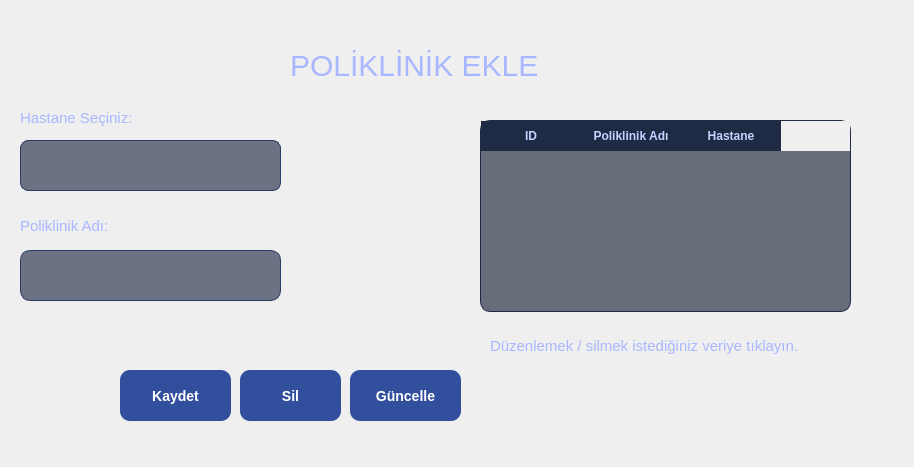
<?xml version="1.0" encoding="UTF-8"?>
<ui version="4.0">
 <class>Form</class>
 <widget class="QWidget" name="Form">
  <property name="geometry">
   <rect>
    <x>0</x>
    <y>0</y>
    <width>914</width>
    <height>467</height>
   </rect>
  </property>
  <property name="windowTitle">
   <string>Form</string>
  </property>
  <widget class="QLabel" name="label">
   <property name="geometry">
    <rect>
     <x>290</x>
     <y>30</y>
     <width>521</width>
     <height>71</height>
    </rect>
   </property>
   <property name="styleSheet">
    <string notr="true">QLabel {
    color: #a8b7ff;
    font-size: 30px;
}
</string>
   </property>
   <property name="text">
    <string>POLİKLİNİK EKLE</string>
   </property>
  </widget>
  <widget class="QComboBox" name="hastaneler_combo">
   <property name="geometry">
    <rect>
     <x>20</x>
     <y>140</y>
     <width>261</width>
     <height>51</height>
    </rect>
   </property>
   <property name="styleSheet">
    <string notr="true">/* =========================
   COMBOBOX - MODERN STİL
   ========================= */

QComboBox {
    background: rgba(20, 30, 60, 0.6);
    color: #d6e0ff;
    border: 1px solid #2a3c63;
    border-radius: 8px;
    padding: 6px 10px;
    font-size: 14px;
}

/* Üzerine gelince */
QComboBox:hover {
    border: 1px solid #4d79ff;
}

/* Seçim yaparken (focus) */
QComboBox:focus {
    border: 1px solid #6d8cff;
    background: rgba(30, 45, 90, 0.7);
}

/* Aşağı ok butonu */
QComboBox::drop-down {
    border: none;
    width: 28px;
}

/* Ok simgesi alanı */
QComboBox::down-arrow {
    image: none;
    width: 0px;
    height: 0px;
    border-left: 6px solid #a8b9ff;
    border-top: 4px solid transparent;
    border-bottom: 4px solid transparent;
    margin-right: 8px;
}

/* Açılır liste */
QComboBox QAbstractItemView {
    background-color: #0f1729;
    color: #d6e0ff;
    border: 1px solid #2a3c63;
    selection-background-color: #324f9e;
    selection-color: white;
    outline: 0;
}

</string>
   </property>
  </widget>
  <widget class="QLineEdit" name="klinik_line">
   <property name="geometry">
    <rect>
     <x>20</x>
     <y>250</y>
     <width>261</width>
     <height>51</height>
    </rect>
   </property>
   <property name="styleSheet">
    <string notr="true">QLineEdit {
    background: rgba(20, 30, 60, 0.6);
    color: #d6e0ff;
    border: 1px solid #2a3c63;
    border-radius: 10px;
    padding: 6px 10px;
    font-size: 14px;
}

/* Placeholder rengi */
QLineEdit[echoMode=&quot;0&quot;] {
    color: #9aa8d4;
}

/* Focus olduğunda */
QLineEdit:focus {
    border: 1px solid #4d79ff;
    background: rgba(30, 45, 90, 0.8);
}
</string>
   </property>
  </widget>
  <widget class="QPushButton" name="kaydet_klinik">
   <property name="geometry">
    <rect>
     <x>120</x>
     <y>370</y>
     <width>111</width>
     <height>51</height>
    </rect>
   </property>
   <property name="styleSheet">
    <string notr="true">QPushButton {
    background-color: #324f9e;
    color: white;
    border-radius: 10px;
    padding: 8px 16px;
    font-size: 14px;
    font-weight: 500;
}

QPushButton:hover {
    background-color: #3f63c8;
}

QPushButton:pressed {
    background-color: #2a3d78;
}
</string>
   </property>
   <property name="text">
    <string>Kaydet</string>
   </property>
  </widget>
  <widget class="QTableWidget" name="poliklinik_table">
   <property name="geometry">
    <rect>
     <x>480</x>
     <y>120</y>
     <width>371</width>
     <height>192</height>
    </rect>
   </property>
   <property name="styleSheet">
    <string notr="true">QTableWidget {
    background: rgba(10,20,40,0.6);
    color: #d6e0ff;
    border: 1px solid #1f2a44;
    border-radius: 10px;
    gridline-color: #2a3c63;
    font-size: 14px;
    selection-background-color: #324f9e;
    selection-color: white;
}

/* Header */
QHeaderView::section {
    background-color: #1f2a44;
    color: #c7d2ff;
    padding: 6px;
    border: none;
    font-weight: bold;
}

/* Alternating row colors */
QTableWidget::item {
    background-color: #111b31;
}

QTableWidget::item:alternate {
    background-color: #16223d;
}

/* Selected row */
QTableWidget::item:selected {
    background-color: #3f63c8;
    color: white;
}
</string>
   </property>
   <property name="alternatingRowColors">
    <bool>true</bool>
   </property>
   <column>
    <property name="text">
     <string>ID</string>
    </property>
   </column>
   <column>
    <property name="text">
     <string>Poliklinik Adı</string>
    </property>
   </column>
   <column>
    <property name="text">
     <string>Hastane</string>
    </property>
   </column>
  </widget>
  <widget class="QPushButton" name="klinik_guncelle">
   <property name="geometry">
    <rect>
     <x>350</x>
     <y>370</y>
     <width>111</width>
     <height>51</height>
    </rect>
   </property>
   <property name="styleSheet">
    <string notr="true">QPushButton {
    background-color: #324f9e;
    color: white;
    border-radius: 10px;
    padding: 8px 16px;
    font-size: 14px;
    font-weight: 500;
}

/* Hover */
QPushButton:hover {
    background-color: #3f63c8;
}

/* Basılı tutarken */
QPushButton:pressed {
    background-color: #2a3d78;
}
</string>
   </property>
   <property name="text">
    <string>Güncelle</string>
   </property>
  </widget>
  <widget class="QPushButton" name="klinik_sil">
   <property name="geometry">
    <rect>
     <x>240</x>
     <y>370</y>
     <width>101</width>
     <height>51</height>
    </rect>
   </property>
   <property name="styleSheet">
    <string notr="true">QPushButton {
    background-color: #324f9e;
    color: white;
    border-radius: 10px;
    padding: 8px 16px;
    font-size: 14px;
    font-weight: 500;
}

/* Hover */
QPushButton:hover {
    background-color: #3f63c8;
}

/* Basılı tutarken */
QPushButton:pressed {
    background-color: #2a3d78;
}
</string>
   </property>
   <property name="text">
    <string>Sil</string>
   </property>
  </widget>
  <widget class="QLabel" name="label_2">
   <property name="geometry">
    <rect>
     <x>20</x>
     <y>110</y>
     <width>151</width>
     <height>16</height>
    </rect>
   </property>
   <property name="styleSheet">
    <string notr="true">QLabel {
    color: #a8b7ff;
    font-size: 15px;
}
</string>
   </property>
   <property name="text">
    <string>Hastane Seçiniz:</string>
   </property>
  </widget>
  <widget class="QLabel" name="label_3">
   <property name="geometry">
    <rect>
     <x>20</x>
     <y>210</y>
     <width>211</width>
     <height>31</height>
    </rect>
   </property>
   <property name="styleSheet">
    <string notr="true">QLabel {
    color: #a8b7ff;
    font-size: 15px;
}
</string>
   </property>
   <property name="text">
    <string>Poliklinik Adı:</string>
   </property>
  </widget>
  <widget class="QLabel" name="label_4">
   <property name="geometry">
    <rect>
     <x>490</x>
     <y>330</y>
     <width>331</width>
     <height>31</height>
    </rect>
   </property>
   <property name="styleSheet">
    <string notr="true">QLabel {
    color: #a8b7ff;
    font-size: 15px;
}
</string>
   </property>
   <property name="text">
    <string>Düzenlemek / silmek istediğiniz veriye tıklayın.</string>
   </property>
  </widget>
 </widget>
 <resources/>
 <connections/>
</ui>
